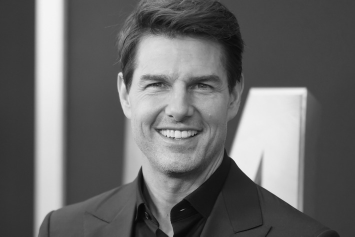
#> input picture exercise3/tom.jpg, 355 x 237 px, found by its file name
$ jupyter execute --allow-errors en2550_lec03_spatial_filtering.ipynb   (shell and % lines are left out)   (older library calls are emulated)
#> lines starting #> are read from the running program, lines starting #| are printed output that depends on the picture; long printed decimals are rounded
# Averrage Fitlering Using Loops
Do not use this as this is inefficient and does not work for any kernel in gerneral due not doing a propper convertion to uint8.

[cell 1]
import cv2 as cv
import matplotlib.pyplot as plt
import numpy as np
import math

# [11 lines left out: function filter, not called in this run]

img = cv.imread('../images/keira.jpg', cv.IMREAD_REDUCED_GRAYSCALE_8)
f, axarr = plt.subplots(1,2)
#> (the rest of this cell did not finish here and is left out)

# Averaging Using Filt2D

[cell 2]
import cv2 as cv
import numpy as np
from matplotlib import pyplot as plt

img = cv.imread('../images/gal.jpg', cv.IMREAD_REDUCED_GRAYSCALE_2)

# Averaging
kernel = np.ones((3,3),np.float32)/9
#> (the rest of this cell did not finish here and is left out)

# Sobel Vertical

[cell 3]
import cv2 as cv
import numpy as np
from matplotlib import pyplot as plt

img = cv.imread('../images/gal.jpg', cv.IMREAD_REDUCED_GRAYSCALE_2)

# Sobel vertical
kernel = np.array([(-1, -2, -1), (0, 0, 0), (1, 2, 1)], dtype='float')
#> (the rest of this cell did not finish here and is left out)

[cell 4]
# Sobel Horiontal

[cell 5]
import cv2 as cv
import numpy as np
from matplotlib import pyplot as plt

img = cv.imread('../images/gal.jpg', cv.IMREAD_REDUCED_GRAYSCALE_2)


# Sobel horizontal
kernel = np.array([(-1, 0, 1), (-2, 0, 2), (-1, 0, 1)], dtype='float')
#> (the rest of this cell did not finish here and is left out)

# Border Effect

[cell 6]
# Border Effect
import cv2 as cv
import matplotlib.pyplot as plt
img = cv.imread('../images/puja.jpg', cv.IMREAD_REDUCED_GRAYSCALE_8)

sigma = 1
kernel = cv.getGaussianKernel(11, sigma)
b = 11
dst = cv.copyMakeBorder(img, top = b, bottom = b, left = b, right = b, borderType=cv.BORDER_REPLICATE)
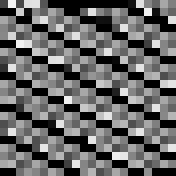
#> dst: shape (22, 22) (shown 8 times larger); min 0, max 244, mean 101.4

result = cv.sepFilter2D(dst, -1, kernel, kernel, anchor=(-1,-1), delta=0, borderType=cv.BORDER_REPLICATE)
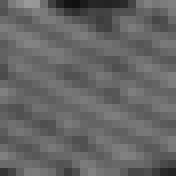
#> result: shape (22, 22) (shown 8 times larger); min 16, max 153, mean 101.2
#> (the rest of this cell did not finish here and is left out)

# Sharpening
125 added to the img - smoothed when displaying

[cell 7]
# Sharpening
import cv2 as cv
import matplotlib.pyplot as plt
from scipy import stats

img = cv.imread('../images/tom.jpg', cv.IMREAD_REDUCED_GRAYSCALE_2)
#> img is the input picture: shape (237, 355); min 6, max 245, mean 103.6

sigma = 2
kernel = cv.getGaussianKernel(5, sigma)
blurred = cv.sepFilter2D(img, -1, kernel, kernel, anchor=(-1,-1), delta=0, borderType=cv.BORDER_REPLICATE)
diff = img.astype('float32') - blurred.astype('float32')
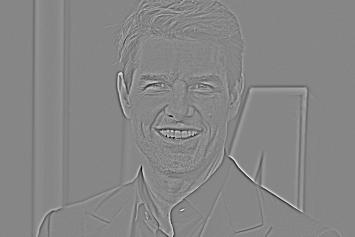
#> diff: shape (237, 355) float32; min -82, max 73, mean 0; drawn with min black and max white

sharpened = cv.addWeighted(img.astype('float32') , 1.0, diff, 1.5, 0)
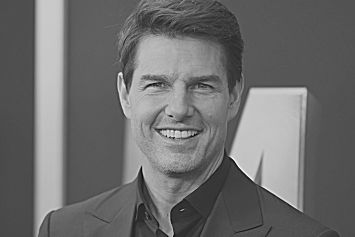
#> sharpened: shape (237, 355) float32; min -63.5, max 326, mean 103.6; drawn with min black and max white

print(stats.describe(diff.ravel()))
#| DescribeResult(nobs=84135, minmax=(-82.0, 73.0), mean=-0.003613, variance=32.461, skewness=-0.4506, kurtosis=24.617)


# [4 lines of commented-out code are left out]

fig, axes  = plt.subplots(2,2, sharex='all', sharey='all', figsize=(18,10))
axes[0,0].imshow(img, cmap='gray')
axes[0,0].set_title('Original')
axes[0,0].set_xticks([]), axes[0,0].set_yticks([])
axes[0,1].imshow(blurred, cmap='gray')
axes[0,1].set_title('Blurred')
axes[0,1].set_xticks([]), axes[0,1].set_yticks([])
axes[1,0].imshow(diff + 125, cmap='gray')
axes[1,0].set_title('Difference')
axes[1,0].set_xticks([]), axes[1,0].set_yticks([])
axes[1,1].imshow(sharpened, cmap='gray')
axes[1,1].set_title('Sharpened')
axes[1,1].set_xticks([]), axes[1,1].set_yticks([])
# plt.savefig('../../EN2550Lectures/en2550_lec03_spatial_filtering/figures/tom_unsharp.jpg')
plt.show()
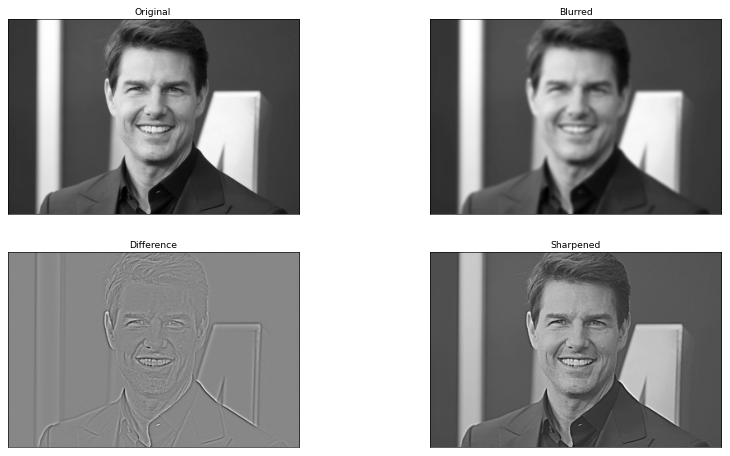
#> figure drawn by matplotlib, 4 panels

# Smoothing with Box Filter

[cell 8]
#  Box filer
import cv2 as cv
import matplotlib.pyplot as plt
import numpy as np
from scipy import stats

img = cv.imread('../images/butterfly.jpg', cv.IMREAD_REDUCED_GRAYSCALE_4)
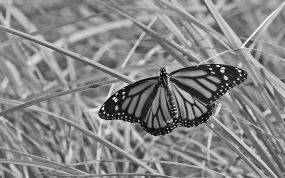
#> input picture exercise3/butterfly.jpg, 285 x 178 px, found by its file name
#> img is the input picture: shape (178, 285); min 8, max 254, mean 134

# Box filter
box = 1./81.*np.ones((9,9))
imgb = cv.filter2D(img,-1,box)
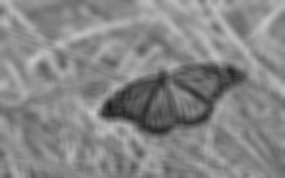
#> imgb: shape (178, 285); min 29, max 200, mean 134


# Box filter
gaus = cv.getGaussianKernel(9, 4)
imgg = cv.sepFilter2D(img, -1, gaus, gaus)

# cv.imwrite('../../EN2550Lectures/en2550_lec03_spatial_filtering/figures/box_vs_gaussian_original.jpg', img)
# cv.imwrite('../../EN2550Lectures/en2550_lec03_spatial_filtering/figures/box_vs_gaussian_box.jpg', imgb)
# cv.imwrite('../../EN2550Lectures/en2550_lec03_spatial_filtering/figures/box_vs_gaussian_gaussian.jpg', imgg)


fig, axes  = plt.subplots(1,3, sharex='all', sharey='all', figsize=(18,18))
axes[0].imshow(img, cmap='gray')
axes[0].set_title('Original')
axes[0].set_xticks([]), axes[0].set_yticks([])
axes[1].imshow(imgb, cmap='gray')
axes[1].set_title('Box')
axes[1].set_xticks([]), axes[1].set_yticks([])
axes[2].imshow(imgg, cmap='gray')
axes[2].set_title('Gaussian')
axes[2].set_xticks([]), axes[1].set_yticks([])
plt.show()

# Creatign a Gaussian Kernel

[cell 9]
import cv2 as cv

import matplotlib.pyplot as plt
from mpl_toolkits.mplot3d import Axes3D
from matplotlib import cm
from matplotlib.ticker import LinearLocator, FormatStrFormatter
import numpy as np

fig = plt.figure(figsize=(18,18))
ax = fig.add_subplot(111, projection='3d')
sigma = 1


X = np.arange(-5, 5, 0.25)
Y = np.arange(-5, 5, 0.25)
X, Y = np.meshgrid(X, Y)
Z = np.exp(-(X**2 + Y**2)/(2*sigma**2))

# Plot the surface.
surf = ax.plot_surface(X, Y, Z, cmap=cm.jet, linewidth=0, antialiased=True)

# Customize the z axis.
#ax.set_zlim(-1.01, 1.01)
ax.zaxis.set_major_locator(LinearLocator(10))
ax.zaxis.set_major_formatter(FormatStrFormatter('%.02f'))
ax.set_aspect('equal', 'box')
#ax.view_init(90, 0)
cset = ax.contourf(X, Y, Z, zdir='z', offset=np.min(Z) -1.5, cmap=cm.jet)
ax.set_zlim(np.min(Z) - 2, np.max(Z))
# Add a color bar which maps values to colors.
#fig.colorbar(surf, shrink=0.5, aspect=5)
# Hide grid lines
# ax.grid(False)
plt.axis('off')

# [6 lines of commented-out code are left out]

plt.show()
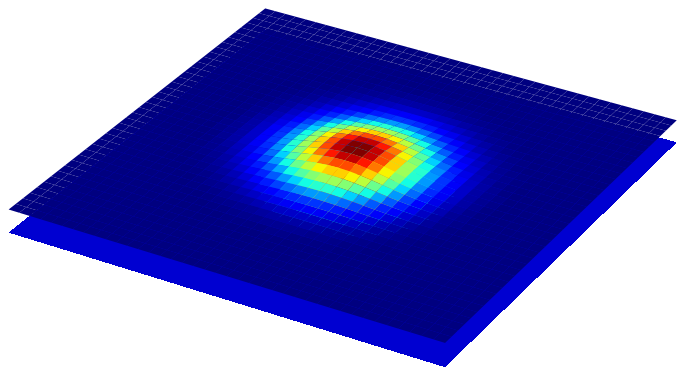
#> figure drawn by matplotlib, 1 panel

# Gaussian Noise Filtering

[cell 10]
# Gaussian Noise Filtering
import cv2 as cv
import matplotlib.pyplot as plt
import numpy as np
img = cv.imread('../images/gal.jpg', cv.IMREAD_COLOR)
#> (the rest of this cell did not finish here and is left out)

# Effect of $\sigma$

[cell 11]
import cv2 as cv

import matplotlib.pyplot as plt
from mpl_toolkits.mplot3d import Axes3D
from matplotlib import cm
from matplotlib.ticker import LinearLocator, FormatStrFormatter
import numpy as np
import tikzplotlib

def g(x, mu, sigma):
    return 1./(sigma*np.sqrt(2.*np.pi))*np.exp(-(x-mu)**2/(2*sigma**2))


x = np.arange(-10., 10., 0.1)
fig, ax  = plt.subplots(1,1, sharex='all', sharey='all', figsize=(10,10))
ax.plot(x, g(x, 0, 1), label='$\sigma=1$')
ax.plot(x, g(x, 0, 3), label='$\sigma=3$')
ax.plot(x, g(x, 0, 5), label='$\sigma=5$')
ax.legend()
tikzplotlib.save("../../EN2550Lectures/en2550_lec03_spatial_filtering/figures/effect_of_sigma.tex")
#> (this line was passed over: tikzplotlib is not available in this run)
plt.show()
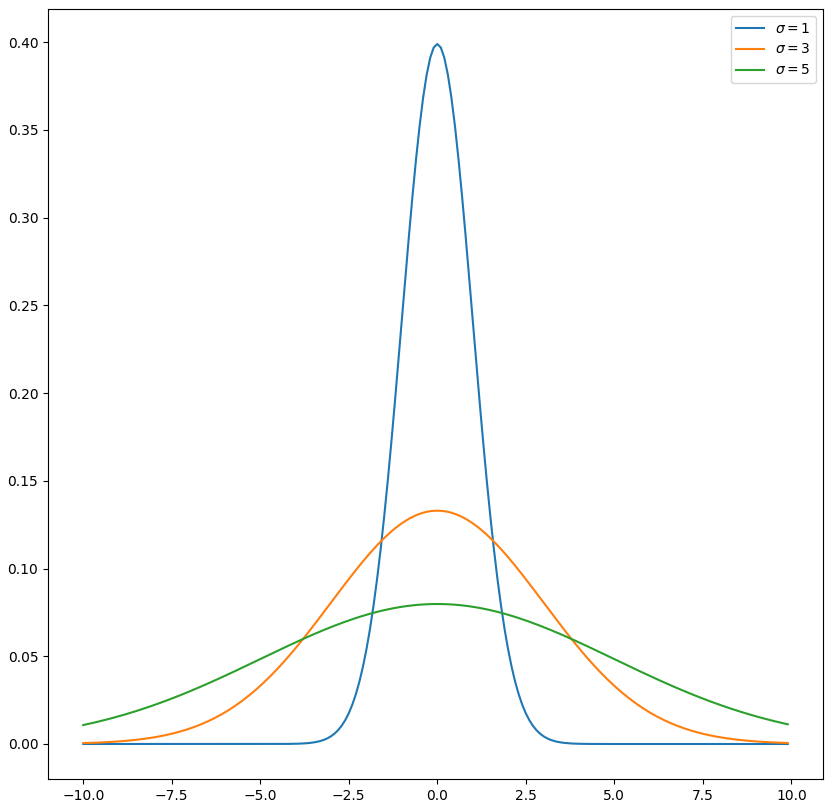
#> figure drawn by matplotlib, 1 panel; curve peaks at x = -3.55e-14, y = 0.399; curve peaks at x = -3.55e-14, y = 0.133; curve peaks at x = -3.55e-14, y = 0.0798

# Noise

[cell 12]
import matplotlib.pyplot as plt
import numpy as np
import os
import cv2 as cv
import numpy as np
from scipy import stats


# [57 lines left out: function noisy, not called in this run]

img = cv.imread('../images/gal.jpg', cv.IMREAD_COLOR)
#> (the rest of this cell did not finish here and is left out)

# Effect of Gaussian Noise Level and Smoothing Level

[cell 13]
# Effect of Gaussian Kernel Size
import cv2 as cv
import numpy as np
import matplotlib.pyplot as plt
img = cv.imread('../images/emma.jpg', cv.IMREAD_REDUCED_GRAYSCALE_4)


mean = 0.
noise = [0.05, 0.1, 0.2]
sigma = [0, 1, 2]
sigma_text = ['no smoothing', 'smoothing kernel 1 px', 'smoothing kernel 2 px']
fig, axes  = plt.subplots(3, 3, sharex='all', sharey='all', figsize=(12,12))


#> (the rest of this cell did not finish here and is left out)

# Failure of Gaussian Smoothing to Handle Salt and Pepper Noise

[cell 14]
# Effect of Gaussian Kernel Size
import cv2 as cv
import numpy as np
import matplotlib.pyplot as plt
img = cv.imread('../images/emma.jpg', cv.IMREAD_REDUCED_GRAYSCALE_4)
#> (the rest of this cell did not finish here and is left out)

# Median Filtering

[cell 15]
import cv2 as cv
import numpy as np
import matplotlib.pyplot as plt
img = cv.imread('../images/emma.jpg', cv.IMREAD_REDUCED_GRAYSCALE_2)
#> (the rest of this cell did not finish here and is left out)

# Unsharp Mask Filter

[cell 16]
import cv2 as cv

import matplotlib.pyplot as plt
from mpl_toolkits.mplot3d import Axes3D
from matplotlib import cm
from matplotlib.ticker import LinearLocator, FormatStrFormatter
import numpy as np

fig = plt.figure(figsize=(18,18))
ax = fig.add_subplot(111, projection='3d')
sigma = 1


X = np.arange(-5, 5.25, 0.25)
Y = np.arange(-5, 5.25, 0.25)
X, Y = np.meshgrid(X, Y)
Z = np.exp(-(X**2 + Y**2)/(2*sigma**2))
imp = np.zeros(Z.shape)
print(Z.shape)
imp[int(Z.shape[0]/2), int(Z.shape[1]/2)] = 2
Z = imp - Z

# Plot the surface.
surf = ax.plot_surface(X, Y, Z, cmap=cm.jet, linewidth=0, antialiased=True)

# Customize the z axis.
#ax.set_zlim(-1.01, 1.01)
ax.zaxis.set_major_locator(LinearLocator(10))
ax.zaxis.set_major_formatter(FormatStrFormatter('%.02f'))
ax.set_aspect('equal', 'box')
#ax.view_init(90, 0)
cset = ax.contourf(X, Y, Z, zdir='z', offset=np.min(Z) -1.5, cmap=cm.jet)
ax.set_zlim(np.min(Z) - 2, np.max(Z))
# Add a color bar which maps values to colors.
#fig.colorbar(surf, shrink=0.5, aspect=5)
# Hide grid lines
# ax.grid(False)
plt.axis('off')

# Hide axes ticks
# ax.set_xticks([])
# ax.set_yticks([])
# ax.set_zticks([])


plt.show()
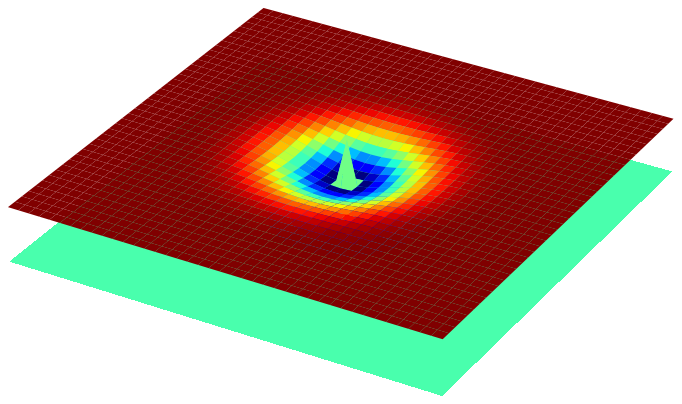
#> figure drawn by matplotlib, 1 panel
